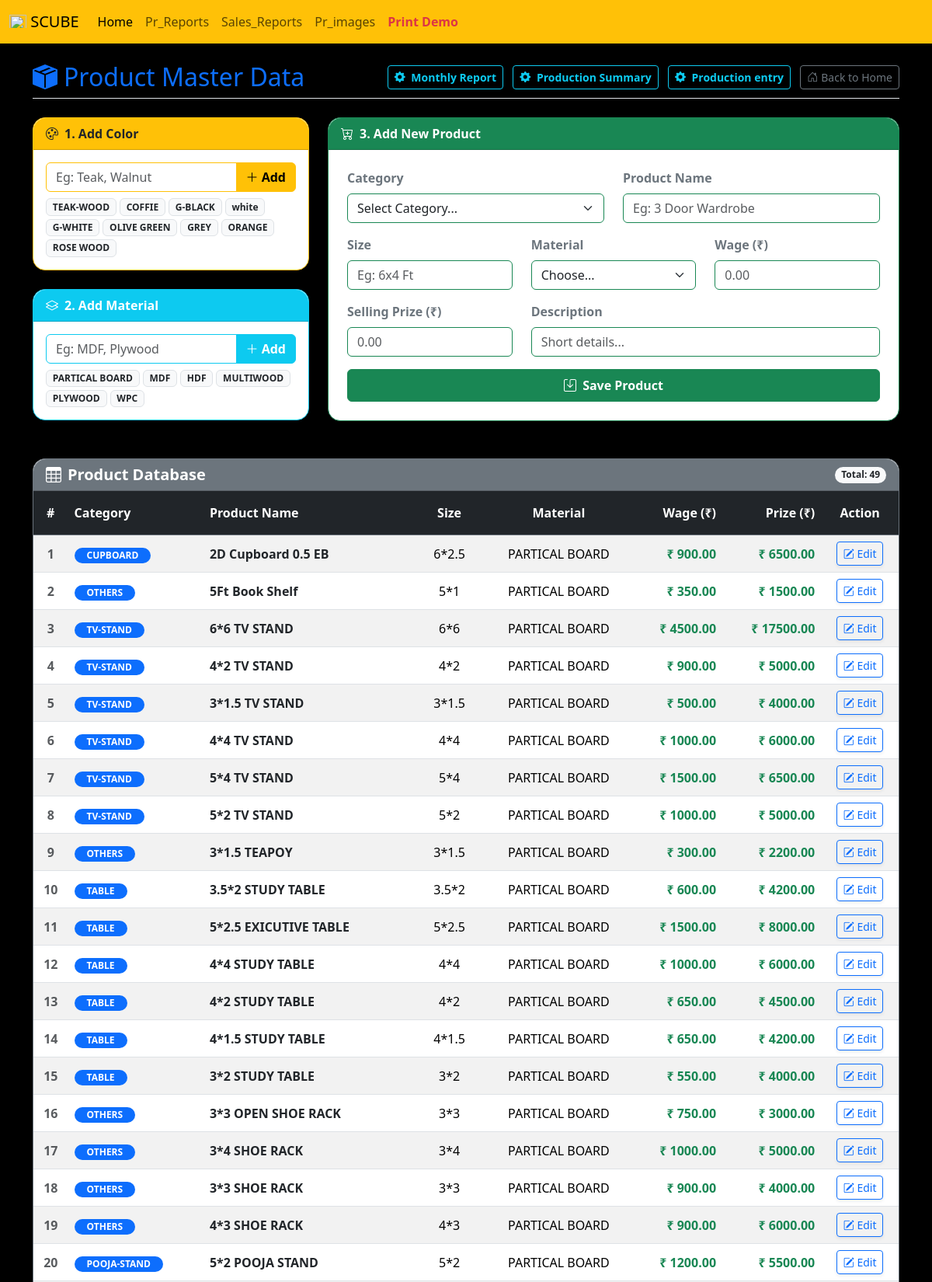
/product-master/ (signed in, upper part), run on the app's committed database.
### manager/models.py (models this page shows, shortened)
class BoardColor(models.Model):
    color = models.CharField(max_length=100, unique=True)

class BoardMaterial(models.Model):
    material = models.CharField(max_length=100, unique=True)

class ProductItem(models.Model):
    pb_category = models.CharField(choices=Catogory_choice, max_length=50, verbose_name="Category")
    pb_name = models.CharField(max_length=150, unique=True, verbose_name="Product Name")
    pb_size = models.CharField(max_length=100, null=True, blank=True, verbose_name="Size")
    pb_material = models.CharField(max_length=100, null=True, blank=True, verbose_name="Material")
    pb_wage = models.DecimalField(max_digits=10, decimal_places=2, default=0, verbose_name="Wage")
    pb_prize = models.DecimalField(max_digits=10, decimal_places=2, default=0, verbose_name="Prize")
    pb_description = models.TextField(null=True, blank=True, verbose_name="Description")

### manager/views.py (the view, shortened to what this page needs)
# urls.py: path('product-master/', views.product_master, name='product_master'),
@user_passes_test(is_pb_worker_or_admin)
def product_master(request):
    colors = BoardColor.objects.all()
    materials = BoardMaterial.objects.all()
    products = ProductItem.objects.all().order_by('-id')
    context = {'colors': colors, 'materials': materials, 'products': products, 'categories': Catogory_choice}
    return render(request, 'product_master.html', context)

### manager/views.py (called while the page is built)
def is_pb_worker_or_admin(user):
    return user.is_authenticated and (user.is_superuser or user.username == 'pb_worker')

### manager/templates/product_master.html (shortened to what this page needs)
{% extends 'blank_layout.html' %}
{% block content %}
<body class="bg-light">
    <div class="container mt-4 mb-5">
        <div class="d-flex justify-content-between align-items-center mb-4 border-bottom pb-2">
            <h2 class="text-primary m-0"><i class="bi bi-box-seam-fill me-2"></i>Product Master Data</h2>
            <div>
                 <a href="{% url 'wage_report_current' %}" class="btn btn-outline-info btn-sm fw-bold me-2 shadow-sm"><i class="bi bi-gear-fill me-1"></i> Monthly Report</a>
                 <a href="{% url 'board_production_summary' %}" class="btn btn-outline-info btn-sm fw-bold me-2 shadow-sm"><i class="bi bi-gear-fill me-1"></i> Production Summary</a>
                <a href="{% url 'board_production_entry' %}" class="btn btn-outline-info btn-sm fw-bold me-2 shadow-sm"><i class="bi bi-gear-fill me-1"></i> Production entry</a>
                <a href="{% url 'home' %}" class="btn btn-outline-secondary btn-sm shadow-sm"><i class="bi bi-house-door me-1"></i>Back to Home</a>
            </div>
        </div>
        <div class="row g-4">
            <div class="col-md-4">
                <div class="card shadow-sm border-warning rounded-4 mb-4">
                    <div class="card-header bg-warning text-dark rounded-top-4 fw-bold">
                        <i class="bi bi-palette me-2"></i>1. Add Color
                    </div>
                    <div class="card-body p-3">
                        <form method="POST" action="{% url 'product_master' %}">
                            <div class="input-group mb-2">
                                <input type="text" name="color" class="form-control border-warning" placeholder="Eg: Teak, Walnut" required>
                                <button type="submit" name="add_color" class="btn btn-warning fw-bold"><i class="bi bi-plus-lg"></i> Add</button>
                            </div>
                            <div class="d-flex flex-wrap gap-1 mt-2">
                                {% for c in colors %}
                                    <span class="badge bg-light text-dark border">{{ c.color }}</span>
                                {% endfor %}
                            </div>
                        </form>
                    </div>
                </div>
                <div class="card shadow-sm border-info rounded-4">
                    <div class="card-header bg-info text-white rounded-top-4 fw-bold">
                        <i class="bi bi-layers me-2"></i>2. Add Material
                    </div>
                    <div class="card-body p-3">
                        <form method="POST" action="{% url 'product_master' %}">
                            <div class="input-group mb-2">
                                <input type="text" name="material" class="form-control border-info" placeholder="Eg: MDF, Plywood" required>
                                <button type="submit" name="add_material" class="btn btn-info text-white fw-bold"><i class="bi bi-plus-lg"></i> Add</button>
                            </div>
                            <div class="d-flex flex-wrap gap-1 mt-2">
                                {% for m in materials %}
                                    <span class="badge bg-light text-dark border">{{ m.material }}</span>
                                {% endfor %}
                            </div>
                        </form>
                    </div>
                </div>
            </div>
            <div class="col-md-8">
                <div class="card shadow-sm border-success rounded-4 h-100">
                    <div class="card-header bg-success text-white rounded-top-4 fw-bold">
                        <i class="bi bi-cart-plus me-2"></i>3. Add New Product
                    </div>
                    <div class="card-body p-4">
                        <form method="POST" action="{% url 'product_master' %}">
                            <div class="row">
                                <div class="col-md-6 mb-3">
                                    <label class="form-label fw-bold text-secondary">Category</label>
                                    <select name="pb_category" class="form-select border-success" required>
                                        <option value="" disabled selected>Select Category...</option>
                                    </select>
                                </div>
                                <div class="col-md-6 mb-3">
                                    <label class="form-label fw-bold text-secondary">Product Name</label>
                                    <input type="text" name="pb_name" class="form-control border-success" placeholder="Eg: 3 Door Wardrobe" required>
                                </div>
                                <div class="col-md-4 mb-3">
                                    <label class="form-label fw-bold text-secondary">Size</label>
                                    <input type="text" name="pb_size" class="form-control border-success" placeholder="Eg: 6x4 Ft">
                                </div>
                                <div class="col-md-4 mb-3">
                                    <label class="form-label fw-bold text-secondary">Material</label>
                                    <select name="pb_material" class="form-select border-success">
                                        <option value="">Choose...</option>
                                    </select>
                                </div>
                                <div class="col-md-4 mb-3">
                                    <label class="form-label fw-bold text-secondary">Wage (₹)</label>
                                    <input type="number" step="0.01" name="pb_wage" class="form-control border-success" placeholder="0.00">
                                </div>
                                <div class="col-md-4 mb-3">
                                    <label class="form-label fw-bold text-secondary">Selling Prize (₹)</label>
                                    <input type="number" step="0.01" name="pb_prize" class="form-control border-success" placeholder="0.00" required>
                                </div>
                                <div class="col-md-8 mb-3">
                                    <label class="form-label fw-bold text-secondary">Description</label>
                                    <input type="text" name="pb_description" class="form-control border-success" placeholder="Short details...">
                                </div>
                            </div>
                            <button type="submit" name="add_product" class="btn btn-success fw-bold w-100 py-2">
                                <i class="bi bi-save me-1"></i> Save Product
                            </button>
                        </form>
                    </div>
                </div>
            </div>
        </div>
        <div class="row mt-5">
            <div class="col-12">
                <div class="card shadow-sm border-secondary rounded-4">
                    <div class="card-header bg-secondary text-white rounded-top-4 d-flex justify-content-between align-items-center">
                        <h5 class="mb-0 fw-bold"><i class="bi bi-table me-2"></i>Product Database</h5>
                        <span class="badge bg-light text-dark rounded-pill">Total: {{ products|length }}</span>
                    </div>
                    <div class="card-body p-0">
                        <div class="table-responsive">
                            <table class="table table-hover table-striped align-middle mb-0">
                                <thead class="table-dark text-center border-bottom border-secondary">
                                    <tr>
                                        <th class="py-3">#</th>
                                        <th class="py-3 text-start">Category</th>
                                        <th class="py-3 text-start">Product Name</th>
                                        <th class="py-3">Size</th>
                                        <th class="py-3">Material</th>
                                        <th class="py-3 text-end">Wage (₹)</th>
                                        <th class="py-3 text-end">Prize (₹)</th>
                                        <th class="py-3 text-center">Action</th>
                                    </tr>
                                </thead>
                                <tbody>
                                    {% for item in products %}
                                    <tr class="text-center">
                                        <td class="text-muted fw-bold">{{ forloop.counter }}</td>
                                        <td class="text-start"><span class="badge bg-primary rounded-pill px-3">{{ item.pb_category }}</span></td>
                                        <td class="text-start fw-bold text-dark">{{ item.pb_name }}</td>
                                        <td>{{ item.pb_size|default:"-" }}</td>
                                        <td>{{ item.pb_material|default:"-" }}</td>
                                        <td class="text-end fw-bold text-success fs-6">₹ {{ item.pb_wage }}</td>
                                        <td class="text-end fw-bold text-success fs-6">₹ {{ item.pb_prize }}</td>
                                        <td>
                                            <button class="btn btn-sm btn-outline-primary shadow-sm" data-bs-toggle="modal" data-bs-target="#editProductModal{{ item.id }}">
                                                <i class="bi bi-pencil-square"></i> Edit
                                            </button>
                                        </td>
                                    </tr>
                                    {% endfor %}
                                </tbody>
                            </table>
                        </div>
                    </div>
                </div>
            </div>
        </div>
    </div>
</body>
{% endblock %}

### data on the page
BoardColor: color "TEAK-WOOD"
BoardColor: color "COFFIE"
BoardColor: color "G-BLACK"
BoardColor: color "white"
BoardColor: color "G-WHITE"
BoardColor: color "OLIVE GREEN"
BoardColor: color "GREY"
BoardColor: color "ORANGE"
BoardColor: color "ROSE WOOD"
BoardMaterial: material "PARTICAL BOARD"
BoardMaterial: material "MDF"
BoardMaterial: material "HDF"
BoardMaterial: material "MULTIWOOD"
BoardMaterial: material "PLYWOOD"
BoardMaterial: material "WPC"
ProductItem: pb_category "CUPBOARD", pb_name "2D Cupboard 0.5 EB", pb_size "6*2.5", pb_material "PARTICAL BOARD", pb_wage "900.00", pb_prize "6500.00"
ProductItem: pb_category "OTHERS", pb_name "5Ft Book Shelf", pb_size "5*1", pb_material "PARTICAL BOARD", pb_wage "350.00", pb_prize "1500.00"
ProductItem: pb_category "TV-STAND", pb_name "6*6 TV STAND", pb_size "6*6", pb_material "PARTICAL BOARD", pb_wage "4500.00", pb_prize "17500.00"
ProductItem: pb_category "TV-STAND", pb_name "4*2 TV STAND", pb_size "4*2", pb_material "PARTICAL BOARD", pb_wage "900.00", pb_prize "5000.00"
ProductItem: pb_category "TV-STAND", pb_name "3*1.5 TV STAND", pb_size "3*1.5", pb_material "PARTICAL BOARD", pb_wage "500.00", pb_prize "4000.00"
ProductItem: pb_category "TV-STAND", pb_name "4*4 TV STAND", pb_size "4*4", pb_material "PARTICAL BOARD", pb_wage "1000.00", pb_prize "6000.00"
ProductItem: pb_category "TV-STAND", pb_name "5*4 TV STAND", pb_size "5*4", pb_material "PARTICAL BOARD", pb_wage "1500.00", pb_prize "6500.00"
ProductItem: pb_category "TV-STAND", pb_name "5*2 TV STAND", pb_size "5*2", pb_material "PARTICAL BOARD", pb_wage "1000.00", pb_prize "5000.00"
ProductItem: pb_category "OTHERS", pb_name "3*1.5 TEAPOY", pb_size "3*1.5", pb_material "PARTICAL BOARD", pb_wage "300.00", pb_prize "2200.00"
ProductItem: pb_category "TABLE", pb_name "3.5*2 STUDY TABLE", pb_size "3.5*2", pb_material "PARTICAL BOARD", pb_wage "600.00", pb_prize "4200.00"
ProductItem: pb_category "TABLE", pb_name "5*2.5 EXICUTIVE TABLE", pb_size "5*2.5", pb_material "PARTICAL BOARD", pb_wage "1500.00", pb_prize "8000.00"
ProductItem: pb_category "TABLE", pb_name "4*4 STUDY TABLE", pb_size "4*4", pb_material "PARTICAL BOARD", pb_wage "1000.00", pb_prize "6000.00"
ProductItem: pb_category "TABLE", pb_name "4*2 STUDY TABLE", pb_size "4*2", pb_material "PARTICAL BOARD", pb_wage "650.00", pb_prize "4500.00"
ProductItem: pb_category "TABLE", pb_name "4*1.5 STUDY TABLE", pb_size "4*1.5", pb_material "PARTICAL BOARD", pb_wage "650.00", pb_prize "4200.00"
ProductItem: pb_category "TABLE", pb_name "3*2 STUDY TABLE", pb_size "3*2", pb_material "PARTICAL BOARD", pb_wage "550.00", pb_prize "4000.00"
ProductItem: pb_category "OTHERS", pb_name "3*3 OPEN SHOE RACK", pb_size "3*3", pb_material "PARTICAL BOARD", pb_wage "750.00", pb_prize "3000.00"
ProductItem: pb_category "OTHERS", pb_name "3*4 SHOE RACK", pb_size "3*4", pb_material "PARTICAL BOARD", pb_wage "1000.00", pb_prize "5000.00"
ProductItem: pb_category "OTHERS", pb_name "3*3 SHOE RACK", pb_size "3*3", pb_material "PARTICAL BOARD", pb_wage "900.00", pb_prize "4000.00"
ProductItem: pb_category "OTHERS", pb_name "4*3 SHOE RACK", pb_size "4*3", pb_material "PARTICAL BOARD", pb_wage "900.00", pb_prize "6000.00"
ProductItem: pb_category "POOJA-STAND", pb_name "5*2 POOJA STAND", pb_size "5*2", pb_material "PARTICAL BOARD", pb_wage "1200.00", pb_prize "5500.00"

### other printed values
{{ products|length }} "49"
